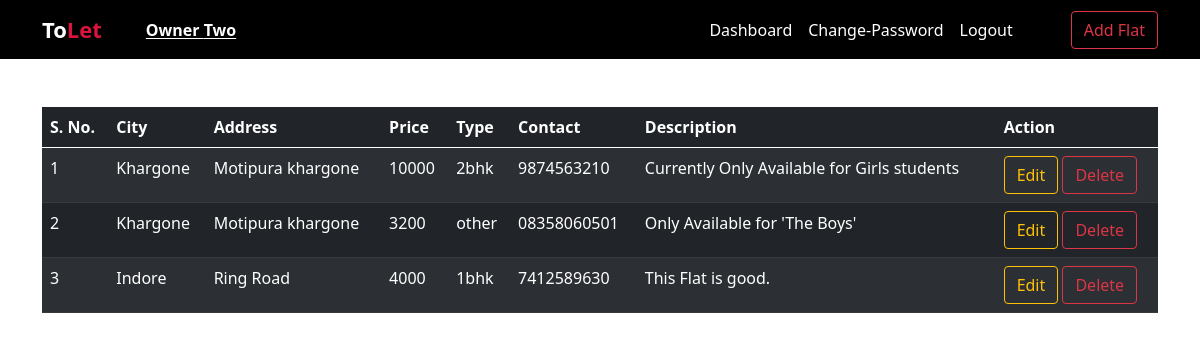
Screenshot of /ownerdashboard/ (signed in) with the database file from the repository.
### AddFlat/models.py (models this page shows, shortened)
class AddFlat(models.Model):
    owner = models.ForeignKey(FlatOwner, on_delete=models.CASCADE)
    address = models.CharField(max_length=300)
    contact = models.CharField(max_length=20)
    price = models.CharField(max_length=50)
    flat_type = models.CharField(max_length=30, null=True)
    image = models.FileField(upload_to="media", null=True)
    city = models.CharField(max_length=200, null=True)
    desc = models.TextField()

### AddFlat/views.py (the view)
# urls.py: path('ownerdashboard/', OwnerDashBoard, name="ownerdashboard"),
def OwnerDashBoard(request):
    if not request.user.is_authenticated:
        return redirect("ownerlogin")
    user = request.user
    owner = FlatOwner.objects.get(user=user)
    data = AddFlat.objects.filter(owner=owner)
    d = {'data':data}
    return render(request, "OwnerDashboard.html",d)

### AddFlat/templates/OwnerDashboard.html (shortened to what this page needs)
{% include 'OwnerNavbar.html' %}
{% block content %}
<div class="container mt-5 container2">
    <table class="table table-dark table-striped table-hover">
        <thead>
            <tr>
                <th>S. No.</th>
                <th>City</th>
                <th>Address</th>
                <th>Price</th>
                <th>Type</th>
                <th>Contact</th>
                <th>Description</th>
                <th>Action</th>
            </tr>
        </thead>
        <tbody>
            {% for i in data %}
            <tr>
                <td>{{forloop.counter}}</td>
                <td>{{i.city}}</td>
                <td>{{i.address}}</td>
                <td>{{i.price}}</td>
                <td>{{i.flat_type}}</td>
                <td>{{i.contact}}</td>
                <td class="data-hide">{{i.desc}}</td>
                <td>
                    <a href="{% url 'editflat' i.id %}" class="btn btn-outline-warning">Edit</a>
                    <a href="{% url 'deleteflat' i.id %}" onclick="return confirm('Are you sure? You are deleting your added flat')" class="btn btn-outline-danger">Delete</a>
                </td>
            </tr>
            {% endfor %}
        </tbody>
    </table>
</div>
{% endblock content %}

### AddFlat/templates/OwnerNavbar.html (shortened to what this page needs)
<!DOCTYPE html>
  <html lang="en">
  <head>
    <link href="https://cdn.jsdelivr.net/npm/bootstrap@5.0.2/dist/css/bootstrap.min.css" rel="stylesheet">
  </head>
  <body>
    <nav class="navbar navbar-expand-lg navbar-dark" style="background-color: black;">
        <div class="container">
          <a class="navbar-brand" href="/" style="font-weight: 700; font-size: 22px; color: white;">To<span style="color: crimson; font-weight: 700;">Let</span></a>
          <div class="collapse navbar-collapse" id="navbarSupportedContent">
            <ul class="navbar-nav me-auto mb-2 mb-lg-0">
              <li class="nav-item">
                  <a class="nav-link active" aria-current="page" style="color: white; margin-left: 20px; font-weight: 700; text-decoration: underline; text-underline-offset: 2px;">{{request.user.first_name}} {{request.user.last_name}}</a>
              </li>
          </ul>
            <ul class="navbar-nav ms-auto mb-2 mb-lg-0">
                <li class="nav-item">
                    <a class="nav-link active" aria-current="page" href="/ownerdashboard">Dashboard</a>
                </li>
                <li class="nav-item">
                    <a class="nav-link active" aria-current="page" href="#">Change-Password</a>
                </li>
              <li class="nav-item">
                <a class="nav-link active" aria-current="page" href="{% url 'Logout' %}">Logout</a>
              </li>
            </ul>
            <form class="d-flex" style="margin-left: 50px;">
              <a href="/addflats" class="btn btn-outline-danger">Add Flat</a>
            </form>
          </div>
        </div>
      </nav>
  </body>
  </html>

### AddFlat/templates/OwnerDashboard.html (style rules this page uses)
.container2 { width: 100%; }

### rows the page displays
AddFlat: city "Khargone", address "Motipura khargone", price "10000", flat_type "2bhk", contact "9874563210", desc "Currently Only Available for Girls students"
AddFlat: city "Khargone", address "Motipura khargone", price "3200", flat_type "other", contact "08358060501", desc "Only Available for 'The Boys'"
AddFlat: city "Indore", address "Ring Road", price "4000", flat_type "1bhk", contact "7412589630", desc "This Flat is good."

### other values shown
{{ request.user.first_name }} "Owner"
{{ request.user.last_name }} "Two"
